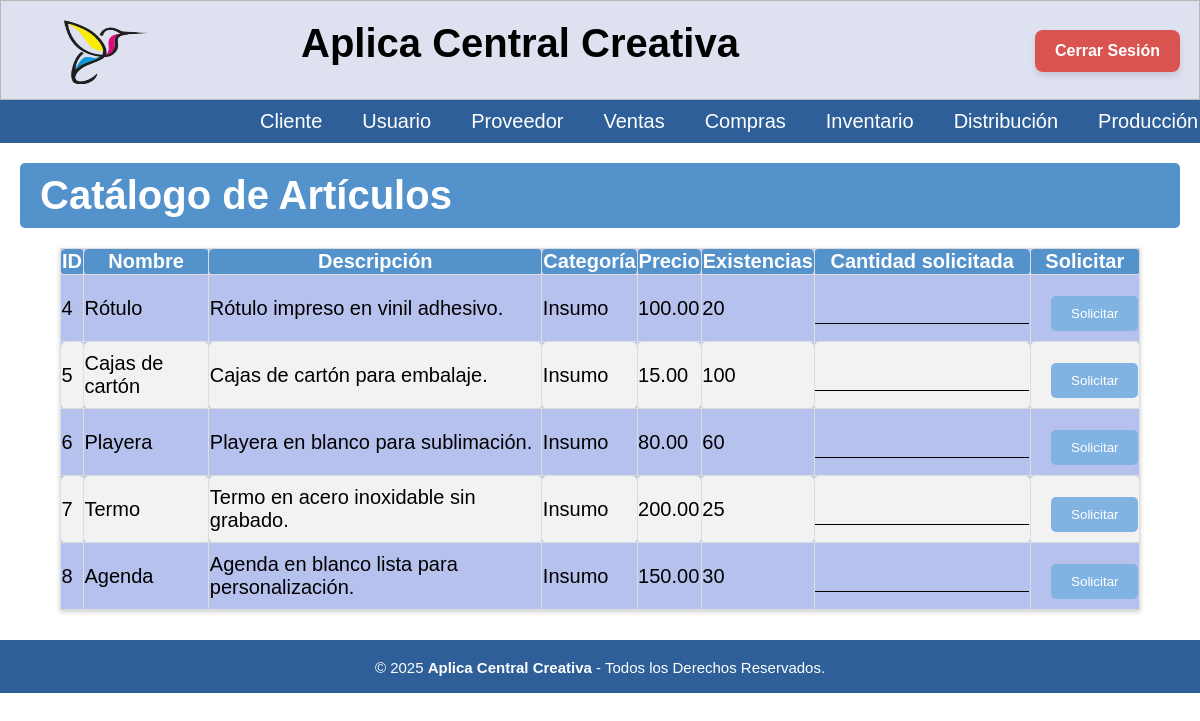
/Compras/Solicitar/Solicitar_Compra.php (signed in), run on the app's committed database.
### tables this page shows
create table articulos(
id_articulo INT NOT NULL PRIMARY KEY,
nombre_articulo VARCHAR(70) NOT NULL,
descripcion TEXT NOT NULL,
categoria ENUM('Insumo', 'Producto') NOT NULL,  
precio NUMERIC(16,2),
costo NUMERIC(16,2),
existencias INT NOT NULL DEFAULT 0,
imagen VARCHAR(255),
fecha_registro DATETIME NOT NULL
);

### Compras/Solicitar/Solicitar_Compra.php (the view, shortened to what this page needs)
<?php
include('../../BD/ConexionBD.php');
include('../../Nav/header2.php');
$sql = "SELECT id_articulo, nombre_articulo, descripcion, categoria, precio, existencias FROM articulos WHERE categoria = 'Insumo'";
$result = $conn->query($sql);
?>
<body>
    <h1 class="titulo">Catálogo de Artículos</h1>
    <table class='tabla_com'>
        <thead>
            <tr>
                <th>ID</th>
                <th>Nombre</th>
                <th>Descripción</th>
                <th>Categoría</th>
                <th>Precio</th>
                <th>Existencias</th>
                <th>Cantidad solicitada</th>
                <th>Solicitar</th>
            </tr>
        </thead>
        <tbody>
            <?php while ($fila = $result->fetch_assoc()) : ?>
            <tr>
                <td><?= htmlspecialchars($fila['id_articulo']) ?></td>
                <td><?= htmlspecialchars($fila['nombre_articulo']) ?></td>
                <td><?= htmlspecialchars($fila['descripcion']) ?></td>
                <td><?= htmlspecialchars($fila['categoria']) ?></td>
                <td><?= number_format($fila['precio'], 2) ?></td>
                <td><?= htmlspecialchars($fila['existencias']) ?></td>
                <td>
                    <form method="POST">
                        <input class='contenido' type="number" name="cantidad" min="1" required>
                </td>
                <td>
                        <button class='regresar' type="submit" name="solicitar">Solicitar</button>
                </td>
            </tr>
            <?php endwhile; ?>
        </tbody>
    </table>
</body>
<?php
include('../../Nav/footer.php');
?>
</html>

### CSS/menu.css (style rules this page uses)
* { padding: 0px; margin: 0px; }

### CSS/cabecera.css (style rules this page uses)
* { font-family: 'Roboto', sans-serif; }
html { font-size: 20px; overflow-y: auto; }

### CSS/tablas_boton.css (style rules this page uses)
.titulo { background-color: #5492cc; color: white; padding: 10px 20px; border: none; border-radius: 5px; cursor: pointer; font-family: 'Poppins', sans-serif; margin-left: 20px; margin-top: 20px; margin-right: 20px; }
.regresar { background-color: #80b3e2; color: white; padding: 10px 20px; border: none; border-radius: 5px; cursor: pointer; font-family: 'Poppins', sans-serif; margin-top: 20px; margin-bottom: 10px; display: inline-block; margin-left: 20px; }
.contenido { color: #000; background-color: transparent; border: none; border-bottom: 1px solid #000; padding: 5px; font-family: 'Roboto', sans-serif; font-size: 0.9rem; width: 100%; }
.tabla_com { border-collapse: collapse; width: 90%; margin: 20px auto; font-family: 'Roboto', sans-serif; background-color: #b7c1ee; box-shadow: 0 2px 5px rgba(0, 0, 0, 0.2); }
.tabla_com th { border: 1px solid #ddd; padding: 1px 1px; text-align: center; }
.tabla_com td { border: 1px solid #ddd; padding: 0.5px 0.5px; text-align: left; }
.tabla_com th { background-color: #5492cc; color: white; font-weight: bold; }
.tabla_com td { color: #000000; }
.tabla_com tbody tr:nth-child(even) { background-color: #f2f2f2; }
.tabla_com th, table.tabla_com td { border-radius: 5px; }

### CSS/formularios.css (style rules this page uses)
.titulo { background-color: #5492cc; color: white; padding: 10px 20px; border: none; border-radius: 5px; cursor: pointer; font-family: 'Poppins', sans-serif; margin-left: 20px; margin-top: 20px; margin-bottom: 20px; margin-right: 20px; }
.regresar { background-color: #80b3e2; color: white; padding: 10px 20px; border: none; border-radius: 5px; cursor: pointer; font-family: 'Poppins', sans-serif; margin-top: 20px; margin-bottom: 10px; display: inline-block; margin-left: 20px; }
* { font-family: 'Poppins', sans-serif; margin: 0; padding: 0; box-sizing: border-box; }

### CSS/cabecera2.css (style rules this page uses)
* { padding: 0px; margin: 0px; }
h1, h2 { color: #000000; }
table { width: 100%; margin-bottom: 20px; border-collapse: collapse; }
table, th, td { border: 1px solid #ddd; }
th, td { padding: 10px; text-align: left; }

### CSS/eliminar.css (style rules this page uses)
.titulo { background-color: #5492cc; color: white; padding: 10px 20px; border: none; border-radius: 5px; cursor: pointer; font-family: 'Poppins', sans-serif; margin-left: 20px; margin-top: 20px; margin-right: 20px; }
.regresar { background-color: #80b3e2; color: white; padding: 10px 20px; border: none; border-radius: 5px; cursor: pointer; font-family: 'Poppins', sans-serif; margin-top: 20px; margin-bottom: 10px; display: inline-block; margin-left: 20px; }
h1, h2 { color: #000000; }
table { width: 100%; margin-bottom: 20px; border-collapse: collapse; }
table, th, td { border: 1px solid #ddd; }
th, td { padding: 10px; text-align: left; }

### data on the page
articulos: id_articulo "4", nombre_articulo "Rótulo", descripcion "Rótulo impreso en vinil adhesivo.", categoria "Insumo", precio "100.00", existencias "20"
articulos: id_articulo "5", nombre_articulo "Cajas de cartón", descripcion "Cajas de cartón para embalaje.", categoria "Insumo", precio "15.00", existencias "100"
articulos: id_articulo "6", nombre_articulo "Playera", descripcion "Playera en blanco para sublimación.", categoria "Insumo", precio "80.00", existencias "60"
articulos: id_articulo "7", nombre_articulo "Termo", descripcion "Termo en acero inoxidable sin grabado.", categoria "Insumo", precio "200.00", existencias "25"
articulos: id_articulo "8", nombre_articulo "Agenda", descripcion "Agenda en blanco lista para personalización.", categoria "Insumo", precio "150.00", existencias "30"

### other printed values
$nombre "Cliente"
$nombre "Usuario"
$nombre "Proveedor"
$nombre "Ventas"
$nombre "Compras"
$nombre "Inventario"
$nombre "Distribución"
$nombre "Producción"
